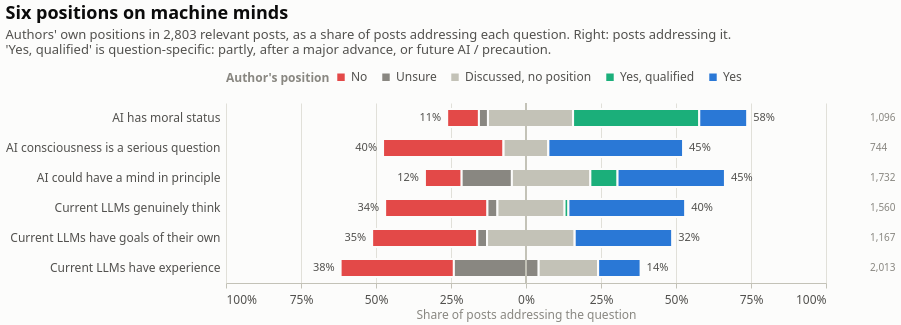

Write the Vega-Lite specification saved for this chart.
### Vega-Lite specification from a JSON file in a GitHub repository (floating-point values rounded to 4 significant figures)
{"$schema": "https://vega.github.io/schema/vega-lite/v6.4.1.json", "config": {"axis": {"domainColor": "#c3c2b7", "gridColor": "#e1e0d9", "gridWidth": 1, "labelColor": "#52514e", "labelFont": "system-ui, -apple-system, 'Segoe UI', sans-serif", "labelFontSize": 12, "labelPadding": 6, "tickColor": "#c3c2b7", "titleColor": "#898781", "titleFont": "system-ui, -apple-system, 'Segoe UI', sans-serif", "titleFontSize": 12, "titleFontWeight": 400}, "axisX": {"grid": false}, "axisY": {"domain": false, "ticks": false}, "background": "#fcfcfb", "bar": {"cornerRadiusEnd": 4}, "font": "system-ui, -apple-system, 'Segoe UI', sans-serif", "header": {"labelColor": "#0b0b0b", "labelFont": "system-ui, -apple-system, 'Segoe UI', sans-serif", "labelFontSize": 13, "labelFontWeight": 600, "titleColor": "#898781", "titleFont": "system-ui, -apple-system, 'Segoe UI', sans-serif"}, "legend": {"direction": "horizontal", "labelColor": "#52514e", "labelFont": "system-ui, -apple-system, 'Segoe UI', sans-serif", "labelFontSize": 12, "orient": "top", "symbolSize": 80, "symbolType": "square", "titleColor": "#898781", "titleFont": "system-ui, -apple-system, 'Segoe UI', sans-serif", "titleFontSize": 12, "titleOrient": "left"}, "line": {"strokeCap": "round", "strokeJoin": "round", "strokeWidth": 2}, "point": {"filled": true, "size": 64}, "range": {"category": ["#2a78d6", "#eb6834", "#1baf7a", "#eda100", "#e87ba4", "#008300", "#4a3aa7", "#e34948"]}, "text": {"color": "#52514e", "font": "system-ui, -apple-system, 'Segoe UI', sans-serif", "fontSize": 12}, "title": {"anchor": "start", "color": "#0b0b0b", "font": "system-ui, -apple-system, 'Segoe UI', sans-serif", "fontSize": 18, "fontWeight": 600, "offset": 14, "subtitleColor": "#52514e", "subtitleFontSize": 13, "subtitlePadding": 6}, "view": {"stroke": null}}, "data": {"name": "data-c1c9c23f16d47aff3112956a525747ea"}, "datasets": {"data-c1c9c23f16d47aff3112956a525747ea": [{"addressing": 2013, "asserts_share": 0.1416, "count": 760, "denies_share": 0.3775, "facet": null, "item": "Current LLMs have experience", "n": 2013, "option": "no", "share": 0.3775, "x0": -0.618, "x1": -0.2404}, {"addressing": 2013, "asserts_share": 0.1416, "count": 569, "denies_share": 0.3775, "facet": null, "item": "Current LLMs have experience", "n": 2013, "option": "unsure", "share": 0.2827, "x0": -0.2404, "x1": 0.04223}, {"addressing": 2013, "asserts_share": 0.1416, "count": 399, "denies_share": 0.3775, "facet": null, "item": "Current LLMs have experience", "n": 2013, "option": "discussed", "share": 0.1982, "x0": 0.04223, "x1": 0.2404}, {"addressing": 2013, "asserts_share": 0.1416, "count": 0, "denies_share": 0.3775, "facet": null, "item": "Current LLMs have experience", "n": 2013, "option": "yes_qualified", "share": 0.0, "x0": 0.2404, "x1": 0.2404}, {"addressing": 2013, "asserts_share": 0.1416, "count": 285, "denies_share": 0.3775, "facet": null, "item": "Current LLMs have experience", "n": 2013, "option": "yes", "share": 0.1416, "x0": 0.2404, "x1": 0.382}, {"addressing": 1560, "asserts_share": 0.4019, "count": 532, "denies_share": 0.341, "facet": null, "item": "Current LLMs genuinely think", "n": 1560, "option": "no", "share": 0.341, "x0": -0.4696, "x1": -0.1285}, {"addressing": 1560, "asserts_share": 0.4019, "count": 52, "denies_share": 0.341, "facet": null, "item": "Current LLMs genuinely think", "n": 1560, "option": "unsure", "share": 0.03333, "x0": -0.1285, "x1": -0.09519}, {"addressing": 1560, "asserts_share": 0.4019, "count": 349, "denies_share": 0.341, "facet": null, "item": "Current LLMs genuinely think", "n": 1560, "option": "discussed", "share": 0.2237, "x0": -0.09519, "x1": 0.1285}, {"addressing": 1560, "asserts_share": 0.4019, "count": 20, "denies_share": 0.341, "facet": null, "item": "Current LLMs genuinely think", "n": 1560, "option": "yes_qualified", "share": 0.01282, "x0": 0.1285, "x1": 0.1413}, {"addressing": 1560, "asserts_share": 0.4019, "count": 607, "denies_share": 0.341, "facet": null, "item": "Current LLMs genuinely think", "n": 1560, "option": "yes", "share": 0.3891, "x0": 0.1413, "x1": 0.5304}, {"addressing": 1167, "asserts_share": 0.3248, "count": 409, "denies_share": 0.3505, "facet": null, "item": "Current LLMs have goals of their own", "n": 1167, "option": "no", "share": 0.3505, "x0": -0.5129, "x1": -0.1624}, {"addressing": 1167, "asserts_share": 0.3248, "count": 38, "denies_share": 0.3505, "facet": null, "item": "Current LLMs have goals of their own", "n": 1167, "option": "unsure", "share": 0.03256, "x0": -0.1624, "x1": -0.1298}, {"addressing": 1167, "asserts_share": 0.3248, "count": 341, "denies_share": 0.3505, "facet": null, "item": "Current LLMs have goals of their own", "n": 1167, "option": "discussed", "share": 0.2922, "x0": -0.1298, "x1": 0.1624}, {"addressing": 1167, "asserts_share": 0.3248, "count": 0, "denies_share": 0.3505, "facet": null, "item": "Current LLMs have goals of their own", "n": 1167, "option": "yes_qualified", "share": 0.0, "x0": 0.1624, "x1": 0.1624}, {"addressing": 1167, "asserts_share": 0.3248, "count": 379, "denies_share": 0.3505, "facet": null, "item": "Current LLMs have goals of their own", "n": 1167, "option": "yes", "share": 0.3248, "x0": 0.1624, "x1": 0.4871}, {"addressing": 1732, "asserts_share": 0.4486, "count": 212, "denies_share": 0.1224, "facet": null, "item": "AI could have a mind in principle", "n": 1732, "option": "no", "share": 0.1224, "x0": -0.3369, "x1": -0.2145}, {"addressing": 1732, "asserts_share": 0.4486, "count": 290, "denies_share": 0.1224, "facet": null, "item": "AI could have a mind in principle", "n": 1732, "option": "unsure", "share": 0.1674, "x0": -0.2145, "x1": -0.04706}, {"addressing": 1732, "asserts_share": 0.4486, "count": 453, "denies_share": 0.1224, "facet": null, "item": "AI could have a mind in principle", "n": 1732, "option": "discussed", "share": 0.2615, "x0": -0.04706, "x1": 0.2145}, {"addressing": 1732, "asserts_share": 0.4486, "count": 157, "denies_share": 0.1224, "facet": null, "item": "AI could have a mind in principle", "n": 1732, "option": "yes_qualified", "share": 0.09065, "x0": 0.2145, "x1": 0.3051}, {"addressing": 1732, "asserts_share": 0.4486, "count": 620, "denies_share": 0.1224, "facet": null, "item": "AI could have a mind in principle", "n": 1732, "option": "yes", "share": 0.358, "x0": 0.3051, "x1": 0.6631}, {"addressing": 1096, "asserts_share": 0.5803, "count": 116, "denies_share": 0.1058, "facet": null, "item": "AI has moral status", "n": 1096, "option": "no", "share": 0.1058, "x0": -0.2628, "x1": -0.1569}, {"addressing": 1096, "asserts_share": 0.5803, "count": 33, "denies_share": 0.1058, "facet": null, "item": "AI has moral status", "n": 1096, "option": "unsure", "share": 0.03011, "x0": -0.1569, "x1": -0.1268}, {"addressing": 1096, "asserts_share": 0.5803, "count": 311, "denies_share": 0.1058, "facet": null, "item": "AI has moral status", "n": 1096, "option": "discussed", "share": 0.2838, "x0": -0.1268, "x1": 0.1569}, {"addressing": 1096, "asserts_share": 0.5803, "count": 461, "denies_share": 0.1058, "facet": null, "item": "AI has moral status", "n": 1096, "option": "yes_qualified", "share": 0.4206, "x0": 0.1569, "x1": 0.5776}, {"addressing": 1096, "asserts_share": 0.5803, "count": 175, "denies_share": 0.1058, "facet": null, "item": "AI has moral status", "n": 1096, "option": "yes", "share": 0.1597, "x0": 0.5776, "x1": 0.7372}, {"addressing": 744, "asserts_share": 0.4489, "count": 299, "denies_share": 0.4019, "facet": null, "item": "AI consciousness is a serious question", "n": 744, "option": "no", "share": 0.4019, "x0": -0.4765, "x1": -0.0746}, {"addressing": 744, "asserts_share": 0.4489, "count": 0, "denies_share": 0.4019, "facet": null, "item": "AI consciousness is a serious question", "n": 744, "option": "unsure", "share": 0.0, "x0": -0.0746, "x1": -0.0746}, {"addressing": 744, "asserts_share": 0.4489, "count": 111, "denies_share": 0.4019, "facet": null, "item": "AI consciousness is a serious question", "n": 744, "option": "discussed", "share": 0.1492, "x0": -0.0746, "x1": 0.0746}, {"addressing": 744, "asserts_share": 0.4489, "count": 0, "denies_share": 0.4019, "facet": null, "item": "AI consciousness is a serious question", "n": 744, "option": "yes_qualified", "share": 0.0, "x0": 0.0746, "x1": 0.0746}, {"addressing": 744, "asserts_share": 0.4489, "count": 334, "denies_share": 0.4019, "facet": null, "item": "AI consciousness is a serious question", "n": 744, "option": "yes", "share": 0.4489, "x0": 0.0746, "x1": 0.5235}]}, "height": 180, "layer": [{"encoding": {"color": {"field": "option", "legend": {"labelExpr": "{\"no\": \"No\", \"unsure\": \"Unsure\", \"discussed\": \"Discussed, no position\", \"yes_qualified\": \"Yes, qualified\", \"yes\": \"Yes\"}[datum.label]", "title": "Author's position"}, "scale": {"domain": ["no", "unsure", "discussed", "yes_qualified", "yes"], "range": ["#e34948", "#898781", "#c3c2b7", "#1baf7a", "#2a78d6"]}, "type": "nominal"}, "stroke": {"value": "#fcfcfb"}, "strokeWidth": {"value": 2}, "tooltip": [{"field": "item", "title": "Claim", "type": "nominal"}, {"field": "option", "title": "Position", "type": "nominal"}, {"field": "count", "title": "Posts", "type": "quantitative"}, {"field": "share", "format": ".0%", "title": "Share", "type": "quantitative"}, {"field": "addressing", "title": "Posts addressing", "type": "quantitative"}], "x": {"axis": {"format": "%", "grid": true, "labelExpr": "abs(datum.value) == 1 ? format(abs(datum.value), '.0%') : format(abs(datum.value), '.0%')", "values": [-1, -0.75, -0.5, -0.25, 0, 0.25, 0.5, 0.75, 1]}, "field": "x0", "scale": {"domain": [-1, 1]}, "title": "Share of posts addressing the question", "type": "quantitative"}, "x2": {"field": "x1"}, "y": {"axis": {"labelLimit": 260}, "field": "item", "sort": ["AI has moral status", "AI consciousness is a serious question", "AI could have a mind in principle", "Current LLMs genuinely think", "Current LLMs have goals of their own", "Current LLMs have experience"], "title": null, "type": "nominal"}}, "mark": {"cornerRadiusEnd": 0, "height": 18, "type": "bar"}}, {"encoding": {"x": {"datum": 0}}, "mark": {"color": "#c3c2b7", "strokeWidth": 1, "type": "rule"}}, {"encoding": {"text": {"field": "denies_share", "format": ".0%", "type": "quantitative"}, "x": {"field": "x0", "type": "quantitative"}, "y": {"field": "item", "sort": ["AI has moral status", "AI consciousness is a serious question", "AI could have a mind in principle", "Current LLMs genuinely think", "Current LLMs have goals of their own", "Current LLMs have experience"], "type": "nominal"}}, "mark": {"align": "right", "color": "#52514e", "dx": -6, "fontSize": 11, "type": "text"}, "transform": [{"filter": "(datum.option === 'no')"}]}, {"encoding": {"text": {"field": "asserts_share", "format": ".0%", "type": "quantitative"}, "x": {"field": "x1", "type": "quantitative"}, "y": {"field": "item", "sort": ["AI has moral status", "AI consciousness is a serious question", "AI could have a mind in principle", "Current LLMs genuinely think", "Current LLMs have goals of their own", "Current LLMs have experience"], "type": "nominal"}}, "mark": {"align": "left", "color": "#52514e", "dx": 6, "fontSize": 11, "type": "text"}, "transform": [{"filter": "(datum.option === 'yes')"}]}, {"encoding": {"text": {"field": "addressing", "format": ",d", "type": "quantitative"}, "x": {"value": 644}, "y": {"field": "item", "sort": ["AI has moral status", "AI consciousness is a serious question", "AI could have a mind in principle", "Current LLMs genuinely think", "Current LLMs have goals of their own", "Current LLMs have experience"], "type": "nominal"}}, "mark": {"align": "left", "color": "#898781", "fontSize": 10, "type": "text"}, "transform": [{"filter": "(datum.option === 'yes')"}]}], "title": {"subtitle": ["Authors' own positions in 2,803 relevant posts, as a share of posts addressing each question. Right: posts addressing it.", "'Yes, qualified' is question-specific: partly, after a major advance, or future AI / precaution."], "text": "Six positions on machine minds"}, "width": 600}
